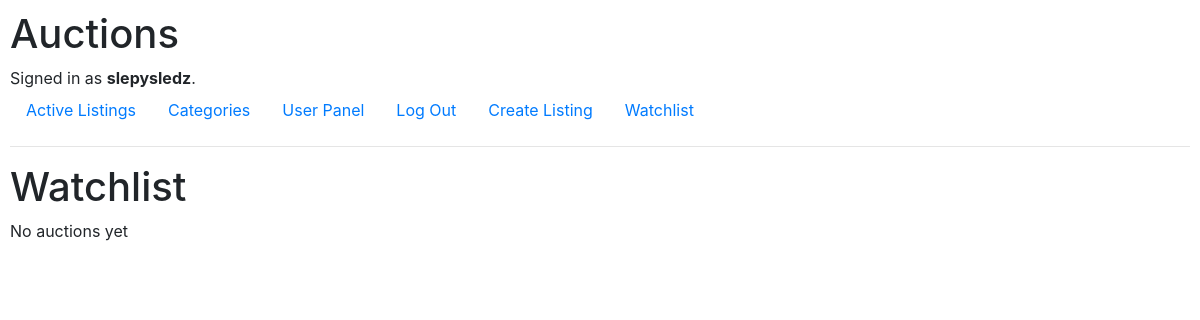
Before: /watchlist (signed in) with the older database file.
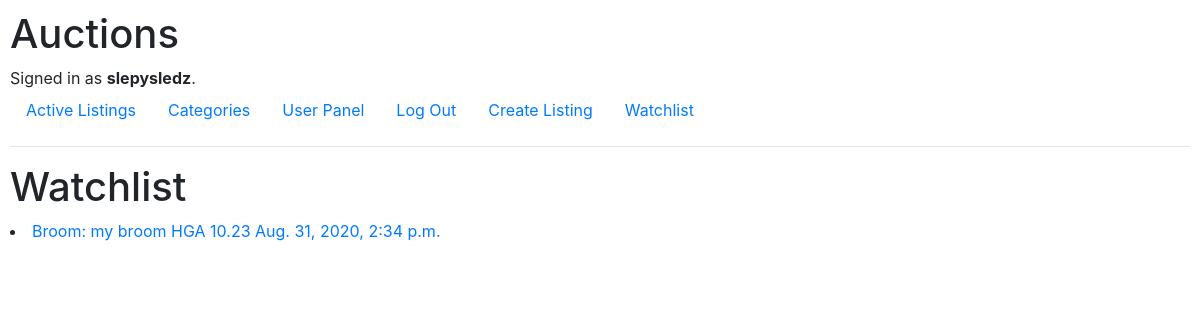
After: the same page with the newer database file.
### auctions/models.py (models this page shows, shortened)
class Auction(models.Model):
    MOTORS = "MOT"
    FASHINON = "FAS"
    ELECTRONICS = "ELE"
    COLLECTIBLES_ARTS = "ART"
    HOME_GARDES = "HGA"
    SPORTING_GOODS = "SPO"
    TOYS = "TOY"
    BUSSINES_INDUSTRIAL = "BUS"
    MUSIC = "MUS"
    CATEGORY = [
        (MOTORS, "Motors"),
        (FASHINON, "Fashion"),
        (ELECTRONICS, "Electronics"),
        (COLLECTIBLES_ARTS, "Collectibles & Art"),
        (HOME_GARDES, "Home & Garden"),
        (SPORTING_GOODS, "Sporting Goods"),
        (TOYS, "Toys"),
        (BUSSINES_INDUSTRIAL, "Business & Industrial"),
        (MUSIC, "Music"),
    ]
    seller = models.ForeignKey(User, on_delete=models.CASCADE)
    title = models.CharField(max_length=64, blank=False)
    description = models.TextField(blank=True)
    current_price = models.DecimalField(max_digits=11, decimal_places=2, default=0.0)
    category = models.CharField(max_length=3, choices=CATEGORY, default=MOTORS)
    image_url = models.URLField(blank=True)
    publication_date = models.DateTimeField(auto_now_add=True)
    closed = models.BooleanField(default=False)
    class Meta:
        verbose_name = "auction"
        verbose_name_plural = "auctions"

### auctions/views.py (the view, shortened to what this page needs)
# urls.py: path("watchlist", views.watchlist, name="watchlist"),
@login_required(login_url="auctions:login")
def watchlist(request):
    watchlist_auctions_ids = User.objects.get(id=request.user.id).watchlist.values_list("auction")
    watchlist_items = Auction.objects.filter(id__in=watchlist_auctions_ids, closed=False)
    return render(request, "auctions/watchlist.html", {
        "watchlist_items": watchlist_items
    })

### auctions/templates/auctions/watchlist.html
{% extends "auctions/layout.html" %}
{% block body %}
<h1>Watchlist</h1>
{% for auction in watchlist_items %}
    <li><a href="{% url 'auctions:listing_page' auction_id=auction.id %}"> {{ auction.title }}: {{ auction.description }} {{auction.category}} {{auction.current_price}} {{auction.publication_date}}</a></li>
{% empty %}
    No auctions yet
{% endfor %}
{% endblock %}

Changed rows visible on the page:
now on this page (row edited): Auction: title "Broom", description "my broom", category "HGA", current_price "10.23", publication_date "Aug. 31, 2020, 2:34 p.m."
Other visible differences:
text no longer shown: "No auctions yet"
